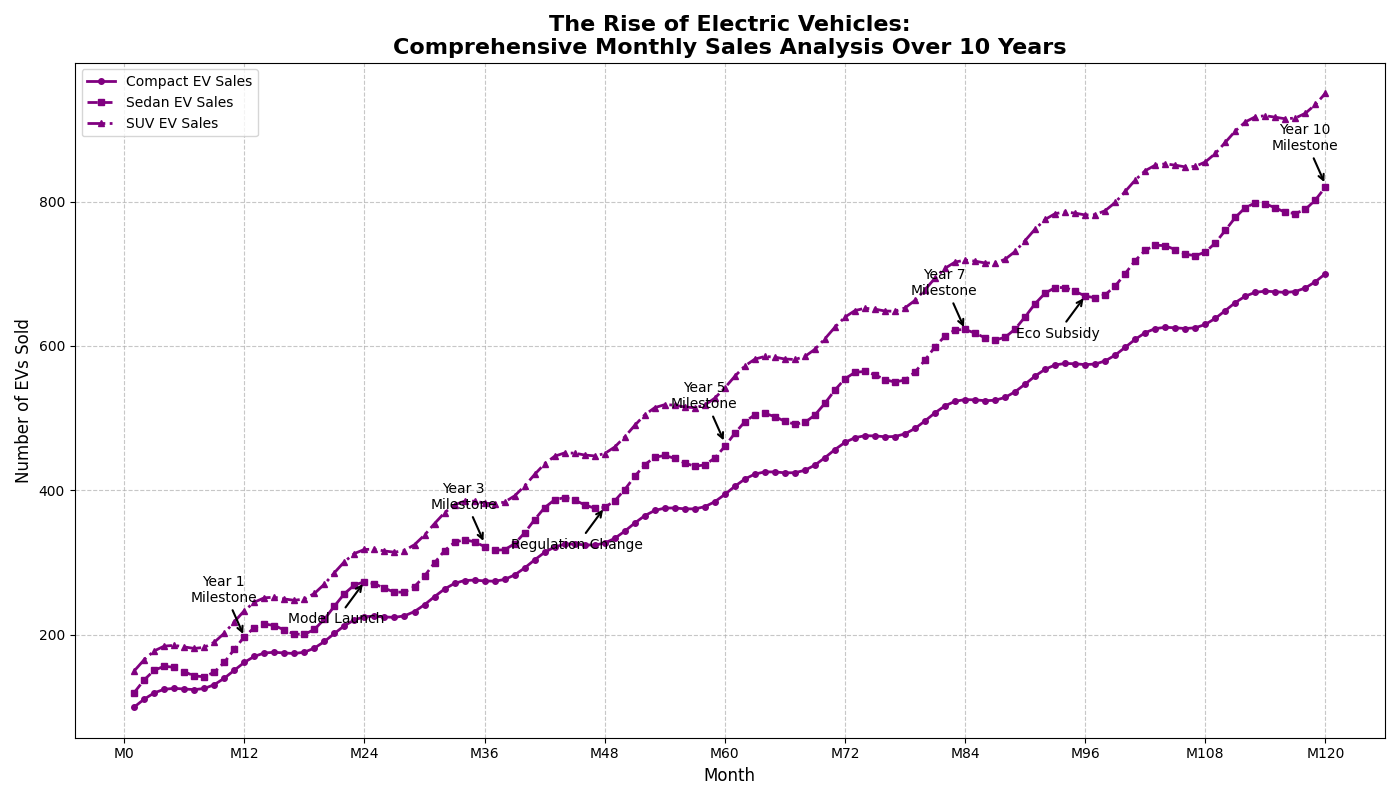

This chart was generated by the following Python code:
import matplotlib.pyplot as plt
import numpy as np

months = np.arange(1, 121)

sales_compact = 100 + 10 * np.sin(np.linspace(0, 24 * np.pi, 120)) + np.linspace(0, 600, 120)
sales_sedan = 120 + 20 * np.sin(np.linspace(0, 24 * np.pi, 120)) + np.linspace(0, 700, 120)
sales_suv = 150 + 15 * np.sin(np.linspace(0, 24 * np.pi, 120)) + np.linspace(0, 800, 120)

milestones = {
    12: "Year 1\nMilestone",
    36: "Year 3\nMilestone",
    60: "Year 5\nMilestone",
    84: "Year 7\nMilestone",
    120: "Year 10\nMilestone"
}
events = {
    24: "Model Launch",
    48: "Regulation Change",
    96: "Eco Subsidy"
}

plt.figure(figsize=(14, 8))
common_color = 'purple'
plt.plot(months, sales_compact, color=common_color, linestyle='-', linewidth=2, marker='o', markersize=4, label='Compact EV Sales')
plt.plot(months, sales_sedan, color=common_color, linestyle='--', linewidth=2, marker='s', markersize=4, label='Sedan EV Sales')
plt.plot(months, sales_suv, color=common_color, linestyle='-.', linewidth=2, marker='^', markersize=4, label='SUV EV Sales')

for month, text in milestones.items():
    plt.annotate(text, (month, (sales_compact[month-1] + sales_sedan[month-1] + sales_suv[month-1]) / 3),
                 textcoords="offset points", xytext=(-15, 25), ha='center',
                 arrowprops=dict(facecolor='black', arrowstyle='->', linewidth=1.5))

for month, text in events.items():
    plt.annotate(text, (month, sales_sedan[month-1]), textcoords="offset points", xytext=(-20, -30), ha='center',
                 arrowprops=dict(facecolor='orange', arrowstyle='->', linewidth=1.5))

plt.title("The Rise of Electric Vehicles:\nComprehensive Monthly Sales Analysis Over 10 Years", fontsize=16, weight='bold')
plt.xlabel("Month", fontsize=12)
plt.ylabel("Number of EVs Sold", fontsize=12)
plt.xticks(np.arange(0, 121, step=12), 
           ['M0', 'M12', 'M24', 'M36', 'M48', 'M60', 'M72', 'M84', 'M96', 'M108', 'M120'], fontsize=10)
plt.yticks(fontsize=10)
plt.legend(loc='upper left', fontsize=10)
plt.grid(True, linestyle='--', alpha=0.7)
plt.tight_layout()
plt.show()
